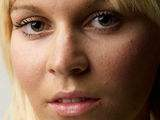
#> input picture CameraEffects/src/com.ce/img/test03.jpg, 160 x 120 px, found by its file name
$ python Whitening02.py
#> lines starting #> are read from the running program, lines starting #| are printed output that depends on the picture
import matplotlib.pyplot as plt
from skimage import io
import numpy as np
import numpy.matlib

file_name='test03.jpg'
img=io.imread(file_name)
#> img is the input picture: shape (120, 160, 3); mean R, G, B 134.1, 99.5, 77.9

def Sur_blur ( I_in, thre, half_size):
#> called with thre = 20, half_size = 10
    I_out = I_in * 1.0
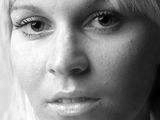
#> I_out: shape (120, 160) float64; min 0, max 255, mean 134.1
    row, col = I_in.shape
#> row = 120; col = 160
    w_size = half_size * 2 + 1
    for ii in range (half_size, row-1-half_size):
        for jj in range (half_size, col-1-half_size):
            aa = I_in [ii-half_size:ii+half_size+1, jj-half_size : jj+half_size+1]
            p0 = I_in [ii, jj]
            mask_1 = numpy.matlib.repmat(p0, w_size, w_size)
            mask_2 = 1-abs(aa-mask_1)/(2.5*thre);
            mask_3 = mask_2 * (mask_2 > 0)
            t1 = aa * mask_3
            I_out[ii, jj] = t1.sum()/mask_3.sum()

    return I_out

img_out = img * 1.0
thre = 20
half_size =10
img_out[:, :, 0] = Sur_blur (img[:, :, 0], thre, half_size)
img_out[:, :, 1] = Sur_blur (img[:, :, 1], thre, half_size)
#> call 2 of Sur_blur, with thre = 20, half_size = 10
#> in Sur_blur (call 2), `I_out = I_in * 1.0`:
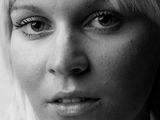
#> I_out: shape (120, 160) float64; min 0, max 234, mean 99.5
img_out[:, :, 2] = Sur_blur (img[:, :, 2], thre, half_size)
#> call 3 of Sur_blur, with thre = 20, half_size = 10
#> in Sur_blur (call 3), `I_out = I_in * 1.0`:
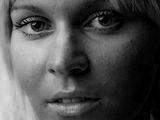
#> I_out: shape (120, 160) float64; min 0, max 222, mean 77.9
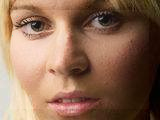
#> img_out: shape (120, 160, 3) float64; mean R, G, B 142.2, 107.5, 85.7

img_out = img_out/255

plt.figure(1)
plt.imshow(img)
plt.axis('off')

plt.figure(2)
plt.imshow(img_out)
plt.axis('off')

plt.show()

$ run again, with CameraEffects/src/com.ce/img/test02.jpg copied over CameraEffects/src/com.ce/img/test03.jpg
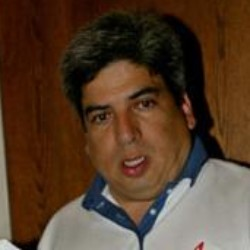
#> input picture CameraEffects/src/com.ce/img/test02.jpg, 250 x 250 px, found by its file name
#> img is the input picture: shape (250, 250, 3); mean R, G, B 84.8, 60.7, 42
#> in Sur_blur (call 2), `I_out = I_in * 1.0`:
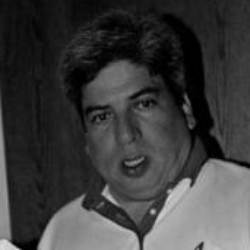
#> I_out: shape (250, 250) float64; min 0, max 217, mean 60.7
#> in Sur_blur (call 3), `I_out = I_in * 1.0`:
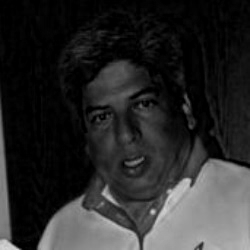
#> I_out: shape (250, 250) float64; min 0, max 215, mean 42
